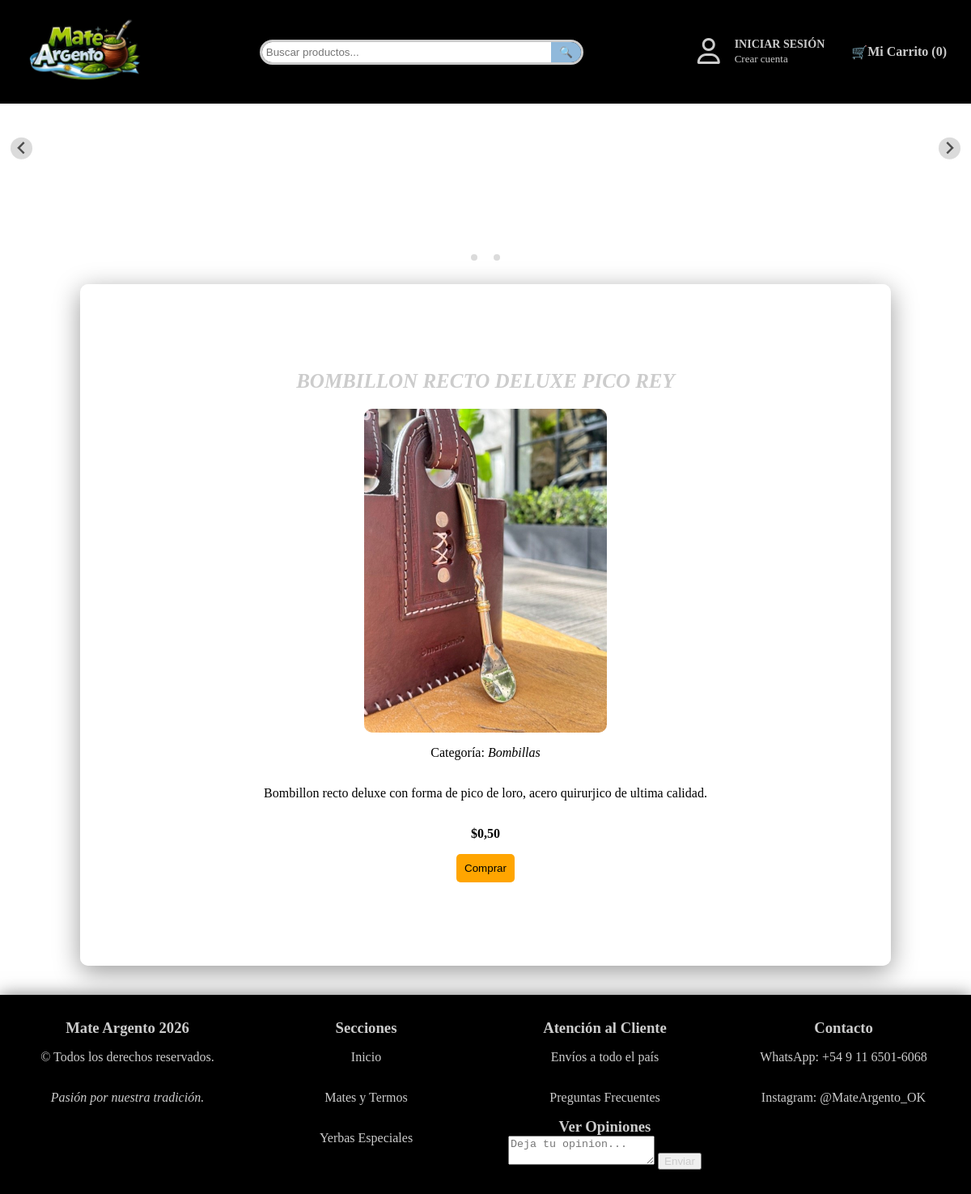
/detalle/46, run on the app's committed database.
### app.py (models this page shows, shortened)
class Producto(db.Model):
    id = db.Column(db.Integer, primary_key=True)
    nombre = db.Column(db.String(100), nullable=False)
    categoria = db.Column(db.String(50))
    precio = db.Column(db.Float, nullable=False)
    precio_costo = db.Column(db.Float, nullable=False, default=0.0)
    descripcion = db.Column(db.Text)
    imagen = db.Column(db.String(100))
    stock = db.Column(db.Integer, default=0)

### app.py (the view)
@app.route('/detalle/<int:id>')
def detalle_producto(id):
    p = Producto.query.get_or_404(id)
    return render_template('detalle.html', producto=p)

### app.py (called while the page is built, shortened)
@app.context_processor
def inject_categorias():
    return dict(todas_las_categorias=CATEGORIAS_DATA)

@app.context_processor
def procesar_carrito():
    mi_carrito = Carrito(session)
    items, total, unidades = mi_carrito.obtener_datos(Producto)
    return dict(carrito_html=items, total_carrito=total, total_unidades=unidades)

@app.template_filter('dinero')
def formato_dinero(valor):
    if valor is None: return "0.00"
    return "{:,.2f}".format(valor).replace(",", "X").replace(".", ",").replace("X", ".")

    def obtener_datos(self, modelo_producto):
        carrito_dict = self.session.get('carrito', {})
        productos_reales = []
        total_general = 0
        total_unidades = 0  # <--- Nueva variable
        return productos_reales, total_general, total_unidades

### templates/detalle.html (shortened to what this page needs)
<!DOCTYPE html>
<html>
<head>
</head>
{% extends 'base.html' %}
{% block content %}
<br>
<div class="contenedor-padre4">
    <div class="todo-centrado">
        <h2>{{ producto.nombre }}</h2>
        <img src="{{ url_for('static', filename='img/' + producto.imagen) }}"
            style="width: 300px; border-radius: 10px;">
        <p>Categoría: <i>{{ producto.categoria }}</i></p>
        <p>{{ producto.descripcion }}</p>
        <p><b>${{ producto.precio| dinero }}</b></p>
        <form action="/agregar_al_carrito/{{ producto.id }}" method="GET">
            <button type="submit" style="cursor: pointer; padding: 10px; background-color: orange; border: none; border-radius: 5px;">
                Comprar
            </button>
        </form>
        <br>
    </div>
</div>
<br><br>
{% endblock %}

### static/estilos.css (style rules this page uses)
body { margin: 0; background-size: cover; background-repeat: no-repeat; background-position: center; }
.fondo-inicio { background-image: url('img/fondo_azul16.jpg'); }
.contenedor-padre4 { width: 80%; margin: auto; background-size: cover; background-repeat: no-repeat; background-position: center; padding: 20px; border-radius: 10px; min-height: 500px; background-color: rgba(255, 255, 255, 0.4); border: 1px solid rgba(255, 255, 255, 0.4); box-shadow: 0 8px 32px 0 rgba(0, 0, 0, 0.4); }
h2 { font-family: 'Georgia', serif; font-size: 25px; font-style: italic; text-transform: uppercase; color: #ccc; }
.todo-centrado { display: flex; flex-direction: column; align-items: center; justify-content: center; min-height: 100vh; text-align: center; }

### data on the page
Producto: nombre "BOMBILLON RECTO DELUXE PICO REY", imagen (picture), categoria "Bombillas", descripcion "Bombillon recto deluxe con forma de pico de loro, acero quirurjico de ultima calidad.", precio|dinero "0,50"

### other printed values
{{ total_unidades }} "0"
